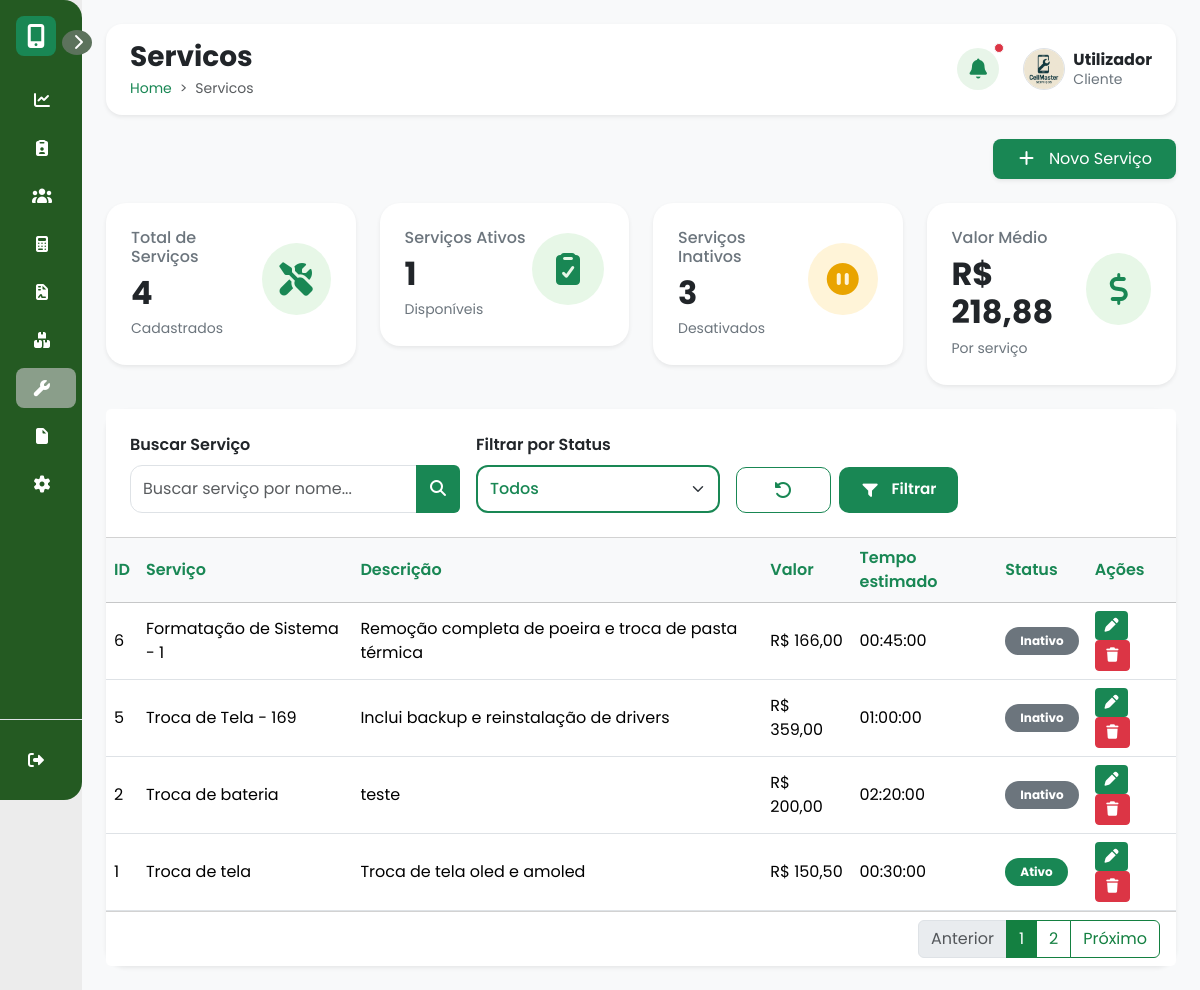
Page /servicos.php on the committed database.
### tables this page shows
CREATE TABLE `servico` (
  `idservico` int(11) NOT NULL COMMENT 'Identificador único do serviço (Chave Primária, Auto Incremento).',
  `nome_servico` varchar(25) NOT NULL COMMENT 'Nome ou título do serviço prestado (Ex: Formatação, Troca de Tela).',
  `descricao_servico` varchar(60) DEFAULT NULL COMMENT 'Detalhes ou o escopo do que é realizado no serviço.',
  `valor` float DEFAULT NULL COMMENT 'Preço cobrado pela execução do serviço.',
  `tempo` time NOT NULL COMMENT 'Tempo estimado necessário para a conclusão do serviço.',
  `status` varchar(10) NOT NULL COMMENT 'Situação do serviço no sistema (Ex: Ativo, Inativo).'
);

### php/funcaoServico.php (the view, shortened to what this page needs)
<?php
function BuscarServico($buscaS = "", $statusS = "") {
    include("conexaoBD.php");
    $sql = "SELECT * FROM servico WHERE 1=1";
    $sql .= " ORDER BY idservico DESC";
    $result = mysqli_query($conn, $sql);
    $lista = "";
    if ($result && mysqli_num_rows($result) > 0) {
        foreach ($result as $coluna) {
            $valorFormatado = number_format($coluna["valor"], 2, ",", ".");
            $statusBadge = (strtolower($coluna["status"]) == "ativo")
                ? '<span class="badge bg-success">Ativo</span>'
                : '<span class="badge bg-secondary">Inativo</span>';
            $lista .= '
            <tr>
                <td>' . $coluna["idservico"] . '</td>
                <td>' . htmlspecialchars($coluna["nome_servico"]) . '</td>
                <td>' . htmlspecialchars($coluna["descricao_servico"]) . '</td>
                <td>R$ ' . $valorFormatado . '</td>
                <td>' . htmlspecialchars($coluna["tempo"]) . '</td>
                <td>' . $statusBadge . '</td>
                <td>
                    <button class="btn btn-success btn-sm me-1" data-bs-toggle="modal" data-bs-target="#modalEditarServico' . $coluna["idservico"] . '" title="Editar">
                        <i class="fa-solid fa-pen"></i>
                    </button>
                    <button class="btn btn-danger btn-sm" data-bs-toggle="modal" data-bs-target="#modalExcluirServico' . $coluna["idservico"] . '" title="Excluir">
                        <i class="fa-solid fa-trash"></i>
                    </button>
                </td>
            </tr>
            <div class="modal fade" id="modalExcluirServico'.$coluna["idservico"].'" tabindex="-1" aria-hidden="true">
                    <p class="text-muted small mb-0">Você está prestes a remover o serviço <strong>'.htmlspecialchars($coluna["nome_servico"]).'</strong>. Esta ação não poderá ser desfeita.</p>
                    <a href="php/salvarServico.php?codigo='.$coluna["idservico"].'&funcao=D" class="btn btn-danger px-4 fw-semibold">Sim, Excluir</a>
            </div>
            <div class="modal fade" id="modalEditarServico' . $coluna["idservico"] . '" tabindex="-1">
                            <form method="POST" action="php/salvarServico.php?funcao=U&codigo=' . $coluna["idservico"] . '">
                                        <input type="text" class="form-control" name="nServico" value="' . htmlspecialchars($coluna["nome_servico"]) . '" required>
                                        <input type="number" class="form-control" step="0.01" name="nValor" value="' . $coluna["valor"] . '" required>
                                        <input type="time" class="form-control" name="nTempo" value="' . $coluna["tempo"] . '">
                                            <option value="Ativo" ' . ($coluna["status"] == 'Ativo' ? 'selected' : '') . '>Ativo</option>
                                            <option value="Inativo" ' . ($coluna["status"] == 'Inativo' ? 'selected' : '') . '>Inativo</option>
                                        <textarea class="form-control" name="nDescricao" rows="3">' . htmlspecialchars($coluna["descricao_servico"]) . '</textarea>
                            </form>
            </div>';
        }
    } else {
        $lista = '<tr><td colspan="7" class="text-center text-muted py-4">Nenhum serviço encontrado.</td></tr>';
    }
    return $lista;
}
?>

### css/style.css (style rules this page uses)
* { font-family: 'Poppins', sans-serif; }
body { min-height: 100vh; overflow-x: hidden; }
.bg-custom { background-color: #ececec; }
.btn-success { background: #198754; border: none; }
.badge { padding: 8px 15px; border-radius: 20px; }
.table td, .table th { vertical-align: middle; }

### rows in the picture
servico: idservico "6", nome_servico "Formatação de Sistema - 1", descricao_servico "Remoção completa de poeira e troca de pasta térmica", valor "166,00", tempo "00:45:00", status "Inativo"
servico: idservico "5", nome_servico "Troca de Tela - 169", descricao_servico "Inclui backup e reinstalação de drivers", valor "359,00", tempo "01:00:00", status "Inativo"
servico: idservico "2", nome_servico "Troca de bateria", descricao_servico "teste", valor "200,00", tempo "02:20:00", status "Inativo"
servico: idservico "1", nome_servico "Troca de tela", descricao_servico "Troca de tela oled e amoled", valor "150,50", tempo "00:30:00", status "Ativo"

### other values in the picture
$tituloPagina "Servicos"
$breadcrumb "Servicos"
$_SESSION['nome_func'] "Utilizador"
$cargoExibicao "Cliente"
$totalServicos "4"
$servicosAtivos "1"
$servicosInativos "3"
$valorMedio "218,88"
